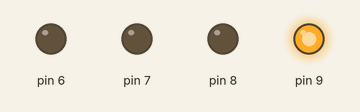
This sketch was run on a simulated Arduino Uno, built with avr-gcc and run on an emulated ATmega328P. Parts: output pins drawn as LEDs (lit = HIGH).

Above: at 0.5 s.
At 1.5 s:
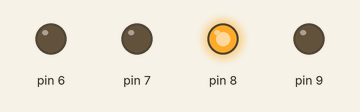
At 2.5 s:
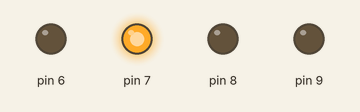
At 3.5 s:
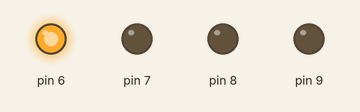
Timing chart, 0 to 5.2 s (numbered marks = the images above):
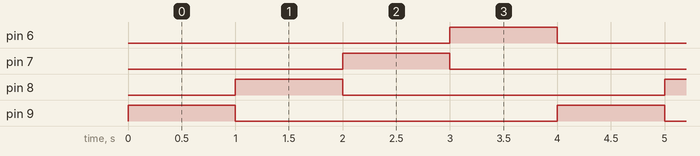

Measured:
- by itself, pin 6–9: alternates HIGH for 1.0 s and LOW for 3.0 s
- by itself, everything shown: repeats every 4.0 s, in 4 steps

The sketch:

kadai02.ino
```cpp
void setup() {
  // put your setup code here, to run once:
  pinMode(6,OUTPUT);
  pinMode(7,OUTPUT);
  pinMode(8,OUTPUT);
  pinMode(9,OUTPUT);
}

void loop() {
  // put your main code here, to run repeatedly:
  digitalWrite(6,LOW);
  digitalWrite(7,LOW);
  digitalWrite(8,LOW);
  digitalWrite(9,HIGH);
  delay(1000);

  digitalWrite(6,LOW);
  digitalWrite(7,LOW);
  digitalWrite(8,HIGH);
  digitalWrite(9,LOW);
  delay(1000);

  digitalWrite(6,LOW);
  digitalWrite(7,HIGH);
  digitalWrite(8,LOW);
  digitalWrite(9,LOW);
  delay(1000);

  digitalWrite(6,HIGH);
  digitalWrite(7,LOW);
  digitalWrite(8,LOW);
  digitalWrite(9,LOW);
  delay(1000);


}
```
